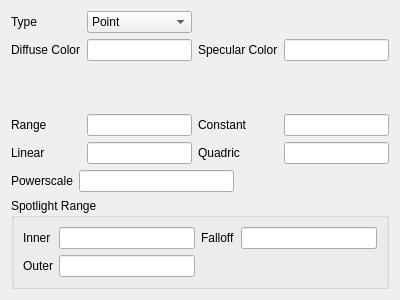
<?xml version="1.0" encoding="UTF-8"?>
<ui version="4.0">
 <class>LightData</class>
 <widget class="QWidget" name="LightData">
  <property name="geometry">
   <rect>
    <x>0</x>
    <y>0</y>
    <width>400</width>
    <height>300</height>
   </rect>
  </property>
  <property name="windowTitle">
   <string>Form</string>
  </property>
  <layout class="QVBoxLayout" name="verticalLayout">
   <item>
    <layout class="QGridLayout" name="gridLayout_6">
     <item row="4" column="0">
      <widget class="QLabel" name="label_35">
       <property name="text">
        <string>Range</string>
       </property>
      </widget>
     </item>
     <item row="4" column="1">
      <widget class="QLineEdit" name="lightRange"/>
     </item>
     <item row="4" column="2">
      <widget class="QLabel" name="label_36">
       <property name="text">
        <string>Constant</string>
       </property>
      </widget>
     </item>
     <item row="4" column="3">
      <widget class="QLineEdit" name="lightConstant"/>
     </item>
     <item row="5" column="0">
      <widget class="QLabel" name="label_37">
       <property name="text">
        <string>Linear</string>
       </property>
      </widget>
     </item>
     <item row="5" column="1">
      <widget class="QLineEdit" name="lightLinear"/>
     </item>
     <item row="5" column="3">
      <widget class="QLineEdit" name="lightQuadric"/>
     </item>
     <item row="5" column="2">
      <widget class="QLabel" name="label_38">
       <property name="text">
        <string>Quadric</string>
       </property>
      </widget>
     </item>
     <item row="1" column="0">
      <widget class="QLabel" name="label_33">
       <property name="text">
        <string>Diffuse Color</string>
       </property>
      </widget>
     </item>
     <item row="0" column="0">
      <widget class="QLabel" name="label_32">
       <property name="text">
        <string>Type</string>
       </property>
      </widget>
     </item>
     <item row="1" column="1">
      <widget class="QLineEdit" name="lightDiffuseColor"/>
     </item>
     <item row="0" column="1">
      <widget class="QComboBox" name="lightType">
       <item>
        <property name="text">
         <string>Point</string>
        </property>
       </item>
       <item>
        <property name="text">
         <string>Spotlight</string>
        </property>
       </item>
       <item>
        <property name="text">
         <string>Directional</string>
        </property>
       </item>
      </widget>
     </item>
     <item row="3" column="1">
      <spacer name="verticalSpacer_3">
       <property name="orientation">
        <enum>Qt::Vertical</enum>
       </property>
       <property name="sizeHint" stdset="0">
        <size>
         <width>20</width>
         <height>40</height>
        </size>
       </property>
      </spacer>
     </item>
     <item row="1" column="3">
      <widget class="QLineEdit" name="lightSpecularColor"/>
     </item>
     <item row="1" column="2">
      <widget class="QLabel" name="label_34">
       <property name="text">
        <string>Specular Color</string>
       </property>
      </widget>
     </item>
    </layout>
   </item>
   <item>
    <layout class="QHBoxLayout" name="horizontalLayout_6">
     <item>
      <widget class="QLabel" name="label_42">
       <property name="text">
        <string>Powerscale</string>
       </property>
      </widget>
     </item>
     <item>
      <widget class="QLineEdit" name="lightPowerscale"/>
     </item>
     <item>
      <spacer name="horizontalSpacer_5">
       <property name="orientation">
        <enum>Qt::Horizontal</enum>
       </property>
       <property name="sizeHint" stdset="0">
        <size>
         <width>40</width>
         <height>20</height>
        </size>
       </property>
      </spacer>
     </item>
    </layout>
   </item>
   <item>
    <widget class="QGroupBox" name="groupBox_2">
     <property name="title">
      <string>Spotlight Range</string>
     </property>
     <layout class="QGridLayout" name="gridLayout_7">
      <item row="0" column="0">
       <widget class="QLabel" name="label_39">
        <property name="text">
         <string>Inner</string>
        </property>
       </widget>
      </item>
      <item row="1" column="0">
       <widget class="QLabel" name="label_40">
        <property name="text">
         <string>Outer</string>
        </property>
       </widget>
      </item>
      <item row="0" column="1">
       <widget class="QLineEdit" name="lightInner"/>
      </item>
      <item row="1" column="1">
       <widget class="QLineEdit" name="lightOuter"/>
      </item>
      <item row="0" column="2">
       <widget class="QLabel" name="label_41">
        <property name="text">
         <string>Falloff</string>
        </property>
       </widget>
      </item>
      <item row="0" column="3">
       <widget class="QLineEdit" name="lightFaloff"/>
      </item>
     </layout>
    </widget>
   </item>
  </layout>
 </widget>
 <resources/>
 <connections/>
</ui>
